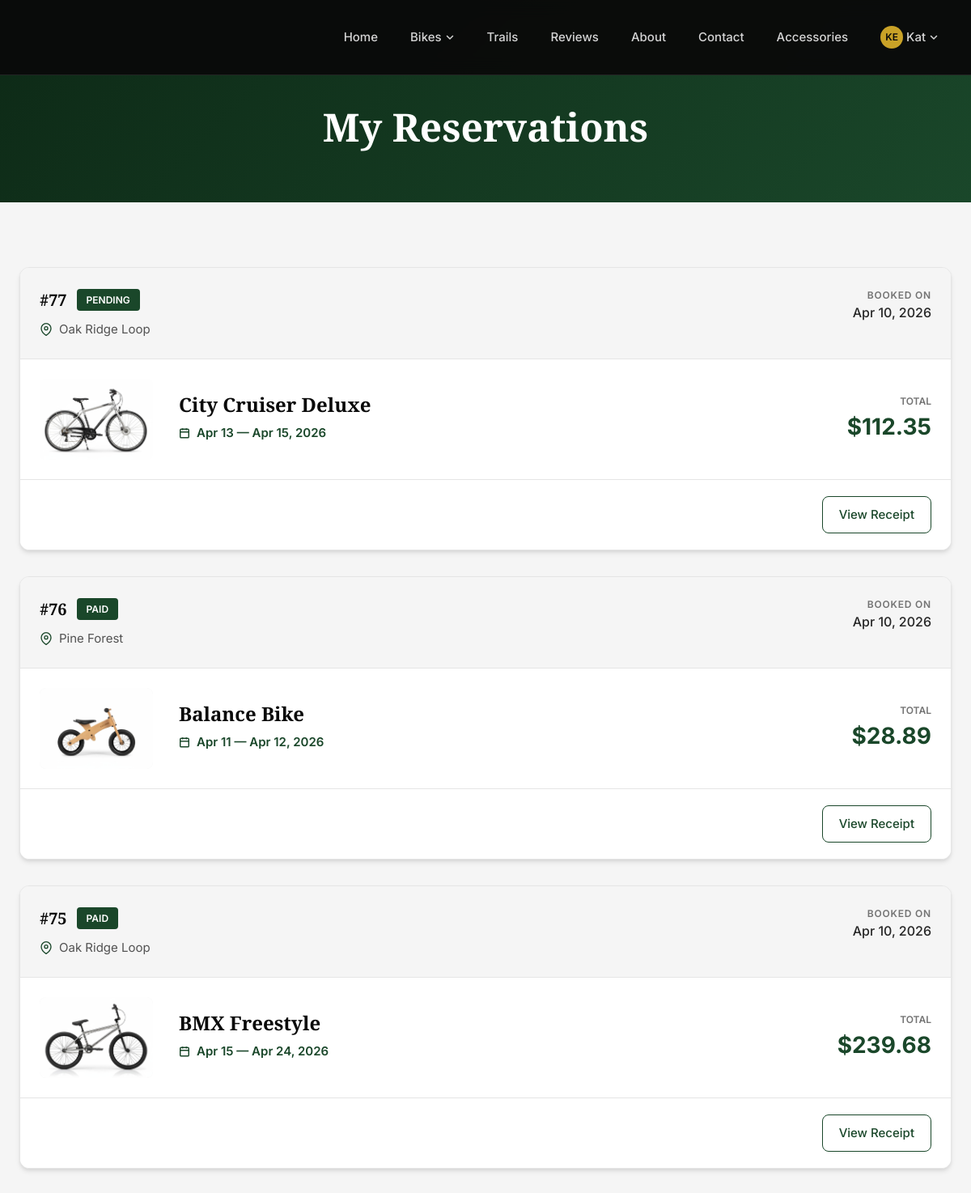
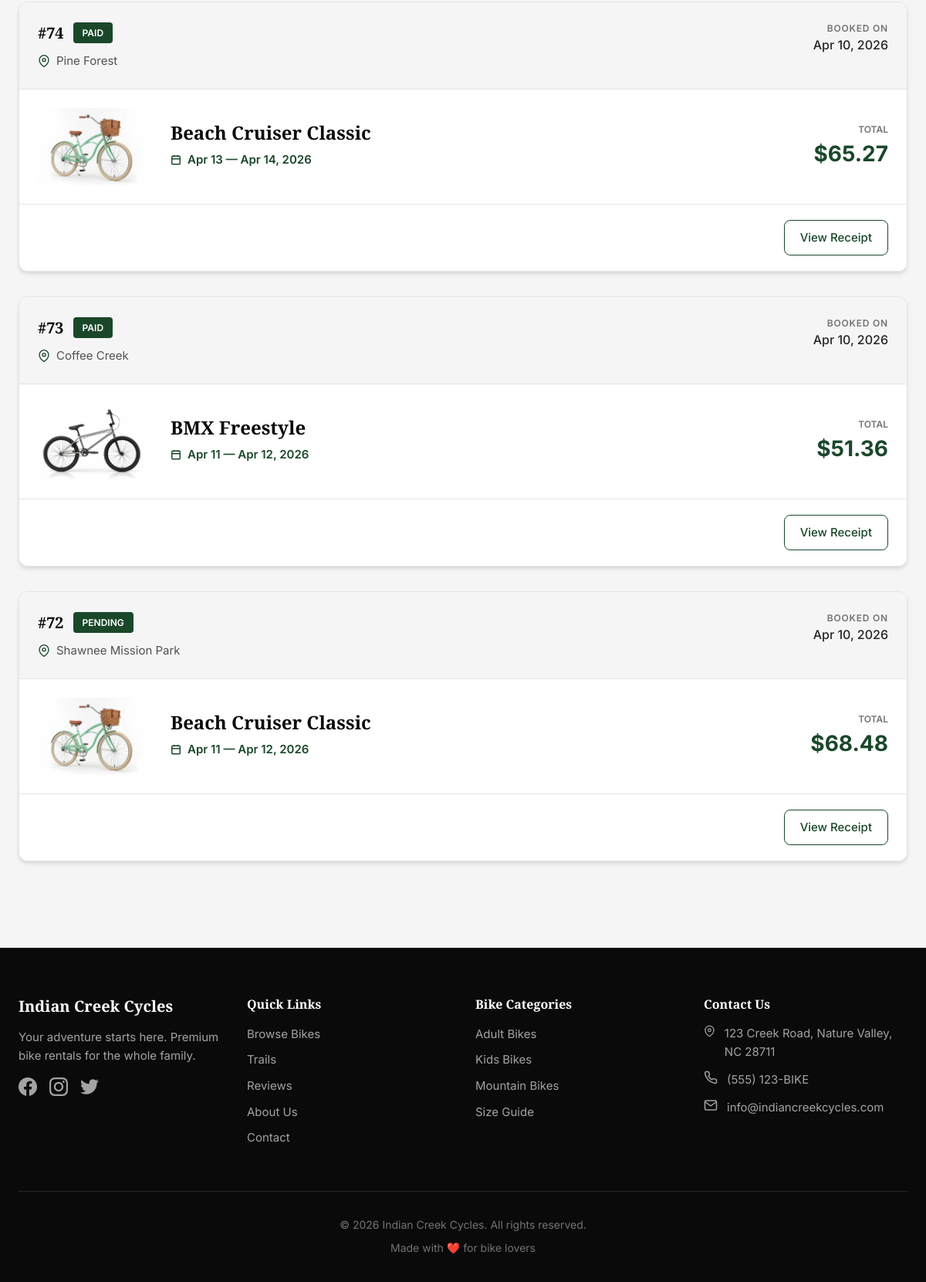
The app's page /reservations/my-reservations/ (signed in), older data (2 pictures, top to bottom).
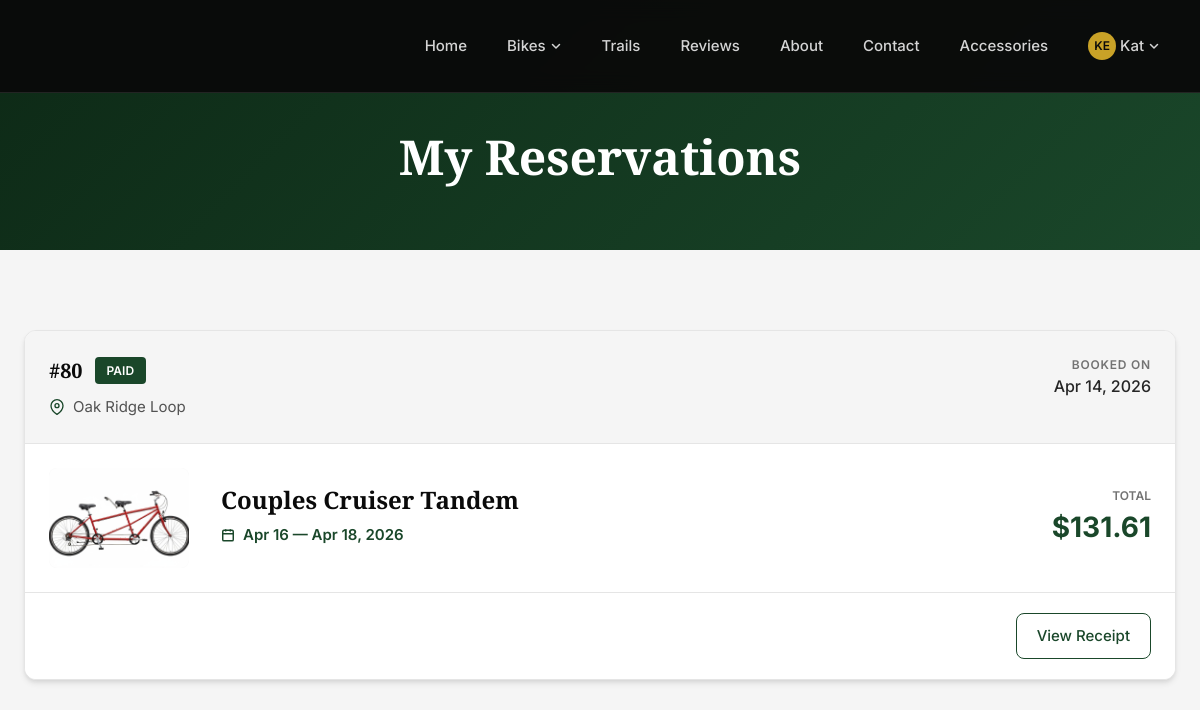
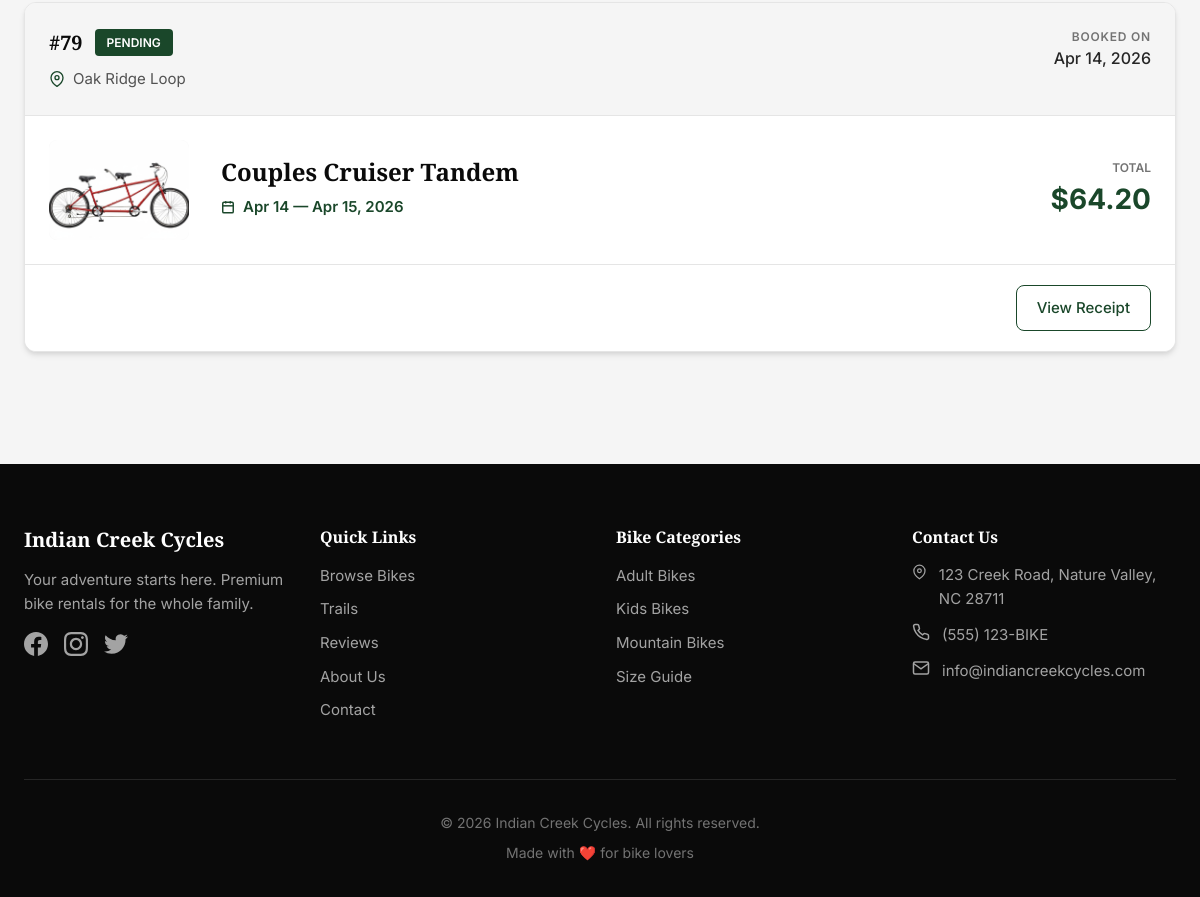
The same page, newer data (2 pictures, top to bottom).
### reservations/models.py (models this page shows, shortened)
class Reservation(models.Model):
    STATUS_CHOICES = [
        ('pending', 'Pending'),
        ('confirmed', 'Confirmed'),
        ('paid', 'Paid'),
        ('active', 'Active'),
        ('completed', 'Completed'),
        ('cancelled', 'Cancelled'),
    ]
    RENTAL_TYPES = [
        ('hourly', 'Hourly'),
        ('daily', 'Daily'),
        ('weekly', 'Weekly'),
    ]
    user = models.ForeignKey(settings.AUTH_USER_MODEL, on_delete=models.CASCADE, related_name='reservations')
    bike = models.ForeignKey(Bike, on_delete=models.CASCADE, related_name='reservations')
    pickup_location = models.ForeignKey(Location, on_delete=models.SET_NULL, null=True, blank=True, related_name='reservations')
    qr_code = models.ImageField(upload_to='qr_codes/', blank=True, null=True)
    unlock_code = models.CharField(max_length=10, blank=True)
    rental_type = models.CharField(max_length=20, choices=RENTAL_TYPES, default='daily')
    rental_date = models.DateField()
    return_date = models.DateField()
    rental_duration = models.PositiveIntegerField(default=1, help_text="Duration in hours or days")
    status = models.CharField(max_length=20, choices=STATUS_CHOICES, default='pending')
    bike_price = models.DecimalField(max_digits=10, decimal_places=2, default=0)
    accessories_price = models.DecimalField(max_digits=10, decimal_places=2, default=0)
    subtotal = models.DecimalField(max_digits=10, decimal_places=2, default=0)
    tax_amount = models.DecimalField(max_digits=10, decimal_places=2, default=0)
    total_price = models.DecimalField(max_digits=10, decimal_places=2, default=0)
    waiver_signed = models.BooleanField(default=False)
    waiver_signed_at = models.DateTimeField(null=True, blank=True)
    created_at = models.DateTimeField(auto_now_add=True)
    updated_at = models.DateTimeField(auto_now=True)
    special_requests = models.TextField(blank=True, null=True)
    class Meta:
        ordering = ['-created_at']
    special_requests = models.TextField(blank=True, null=True, help_text="Customer requests from checkout.")
    admin_notes = models.TextField(blank=True, null=True, help_text="Internal notes for logistics/maintenance staff.")

### locations/models.py (models this page shows, shortened)
class Location(models.Model):
    name = models.CharField(max_length=100)
    station_number = models.IntegerField(default=0)
    address = models.CharField(max_length=255)
    zip_code = models.CharField(max_length=10, blank=True)
    latitude = models.DecimalField(max_digits=9, decimal_places=6)
    longitude = models.DecimalField(max_digits=9, decimal_places=6)
    is_active = models.BooleanField(default=True)
    total_slots = models.PositiveIntegerField(default=10)
    @property
    def free_slots(self):
        """Empty docks available for incoming returns."""
        slots = self.total_slots - self.current_bike_count
        return max(0, slots)
    free_slots.fget.short_description = "Available Slots"

### bikes/models.py (models this page shows, shortened)
class Bike(models.Model):
    BIKE_TYPES = [
        ('adult', 'Adult Bike'),
        ('kids', 'Kids Bike'),
        ('mountain', 'Mountain Bike'),
        ('tandem', 'Tandem Bike'),
    ]
    STATUS_CHOICES = [
        ('maintenance', 'At Dock'),
        ('in_use', 'On Trail'),
        ('available', 'In Shop')
    ]
    name = models.CharField(max_length=200)
    slug = models.SlugField(unique=True)
    serial_number = models.CharField(
        max_length=50,
        unique=True,
        null=True,
        blank=True,
        help_text="Unique ID for this physical unit (e.g., ICC-101)"
    )
    category = models.ForeignKey(
        BikeCategory,
        on_delete=models.CASCADE,
        related_name='bikes'
    )
    bike_type = models.CharField(max_length=20, choices=BIKE_TYPES)
    size = models.ForeignKey(
        BikeSize,
        on_delete=models.SET_NULL,
        null=True,
        blank=True,
        related_name='bikes'
    )
    description = models.TextField()
    features = models.TextField(help_text="List key features, one per line")
    price_per_day = models.DecimalField(max_digits=8, decimal_places=2)
    price_per_hour = models.DecimalField(max_digits=8, decimal_places=2, null=True, blank=True)
    image = models.ImageField(upload_to='bikes/', blank=True, null=True)
    is_available = models.BooleanField(default=True)
    is_maintenance = models.BooleanField(default=False, help_text="Bike is under maintenance")
    maintenance_note = models.TextField(blank=True, help_text="Reason for maintenance")
    location = models.ForeignKey(
        'locations.Location',
        on_delete=models.SET_NULL,
        null=True,
        blank=True,
        related_name='bikes'
    )
    status = models.CharField(
        max_length=20,
        choices=STATUS_CHOICES,
        default='available'
    )
    created_at = models.DateTimeField(auto_now_add=True)
    updated_at = models.DateTimeField(auto_now=True)
    class Meta:
        ordering = ['category', 'name']

### reservations/views.py (the view)
# urls.py: path('my-reservations/', views.my_reservations, name='my_reservations'),
@login_required
def my_reservations(request):
    reservations = Reservation.objects.filter(
        user=request.user
    ).select_related('bike').order_by('-created_at')
    context = {
        'reservations': reservations,
    }
    return render(request, 'reservations/my_reservations.html', context)

### accounts/models.py (called while the page is built)
    def get_initials(self):
        if self.first_name and self.last_name:
            return f"{self.first_name[0]}{self.last_name[0]}".upper()
        return self.username[:2].upper()

### templates/reservations/my_reservations.html (shortened to what the changed rows need)
{% extends 'base.html' %}
{% block content %}
<section class="page-header" style="padding: 8rem 0 3rem; background: linear-gradient(135deg, var(--color-primary-dark) 0%, var(--color-primary) 100%); color: var(--color-white);">
    <div class="container">
        <h1 class="page-title" style="font-family: var(--font-heading); font-weight: 700; color: var(--color-white); margin-bottom: 1rem;">My Reservations</h1>
    </div>
</section>
<section class="section section-alt" style="padding: 5rem 0; background: var(--color-gray-100); min-height: 70vh;">
    <div class="container">
        {% if reservations %}
        <div class="reservations-list">
            {% for reservation in reservations %}
            <div class="reservation-card" style="background: var(--color-white); border-radius: var(--radius-lg); margin-bottom: 2rem; overflow: hidden; box-shadow: var(--shadow-md); border: 1px solid var(--color-gray-200);">
                <div class="reservation-card-header" style="padding: 1.5rem; background: var(--color-gray-100); display: flex; justify-content: space-between; align-items: flex-start; border-bottom: 1px solid var(--color-gray-200);">
                    <div>
                        <div style="margin-bottom: 0.5rem; display: flex; align-items: center; gap: 0.75rem;">
                            <span style="font-family: var(--font-heading); font-weight: 700; font-size: 1.25rem; color: var(--color-black);">#{{ reservation.id }}</span>
                            <span class="bike-badge {% if reservation.status == 'confirmed' %}badge-secondary{% endif %}" style="border-radius: var(--radius-sm);">
                                {{ reservation.get_status_display }}
                            </span>
                        </div>
                        <p style="margin: 0; color: var(--color-gray-600); font-size: 0.9375rem; display: flex; align-items: center;">
                            <svg width="16" height="16" viewBox="0 0 24 24" fill="none" stroke="currentColor" stroke-width="2" style="margin-right: 8px; color: var(--color-primary);">
                                <path d="M21 10c0 7-9 13-9 13s-9-6-9-13a9 9 0 0118 0z"/><circle cx="12" cy="10" r="3"/>
                            </svg>
                            {{ reservation.pickup_location.name|default:"Location TBD" }}
                        </p>
                    </div>
                    <div style="text-align: right;">
                        <span style="display: block; font-size: 0.75rem; color: var(--color-gray-500); text-transform: uppercase; font-weight: 600; letter-spacing: 0.05rem;">Booked On</span>
                        <span style="font-size: 1rem; color: var(--color-gray-800); font-weight: 500;">{{ reservation.created_at|date:"M d, Y" }}</span>
                    </div>
                </div>
                <div class="reservation-card-body" style="padding: 1.5rem; display: flex; align-items: center; gap: 2rem; flex-wrap: wrap;">
                    <div class="reservation-bike-img" style="width: 140px; height: 100px; flex-shrink: 0; border-radius: var(--radius-md); overflow: hidden; background: var(--color-gray-100);">
                        {% if reservation.bike.image %}
                        <img src="{{ reservation.bike.image.url }}" alt="{{ reservation.bike.name }}" style="width: 100%; height: 100%; object-fit: cover;">
                        {% endif %}
                    </div>
                    <div style="flex-grow: 1;">
                        <h4 class="bike-name" style="margin: 0 0 0.5rem 0; font-family: var(--font-heading); font-size: 1.5rem; color: var(--color-black);">{{ reservation.bike.name }}</h4>
                        <div style="display: inline-flex; align-items: center; color: var(--color-primary); font-weight: 600; font-size: 0.9375rem;">
                            {{ reservation.rental_date|date:"M d" }} — {{ reservation.return_date|date:"M d, Y" }}
                        </div>
                    </div>
                    <div style="text-align: right; min-width: 120px;">
                        <span style="font-size: 0.75rem; color: var(--color-gray-500); text-transform: uppercase; display: block; font-weight: 600;">Total</span>
                        <span style="font-size: 1.75rem; font-weight: 700; color: var(--color-primary);">${{ reservation.total_price }}</span>
                    </div>
                </div>
                <div class="reservation-card-footer" style="padding: 1.25rem 1.5rem; background: var(--color-white); border-top: 1px solid var(--color-gray-200); display: flex; justify-content: flex-end; gap: 1rem; align-items: center;">
                    <a href="{% url 'reservation_detail' pk=reservation.id %}" class="btn btn-outline">
                        View Receipt
                    </a>
                </div>
            </div>
            {% endfor %}
        </div>
        {% endif %}
    </div>
</section>
{% endblock %}

Row changes from the older to the newer data that the page shows:
removed Reservation: id "77", status "PENDING", pickup_location.name "Oak Ridge Loop", created_at "Apr 10, 2026", bike.image (picture), bike.name "City Cruiser Deluxe", rental_date "Apr 13", return_date "Apr 15, 2026", total_price "112.35"
removed Reservation: id "76", status "PAID", pickup_location.name "Pine Forest", created_at "Apr 10, 2026", bike.image (picture), bike.name "Balance Bike", rental_date "Apr 11", return_date "Apr 12, 2026", total_price "28.89"
removed Reservation: id "75", status "PAID", pickup_location.name "Oak Ridge Loop", created_at "Apr 10, 2026", bike.image (picture), bike.name "BMX Freestyle", rental_date "Apr 15", return_date "Apr 24, 2026", total_price "239.68"
removed Reservation: id "74", status "PAID", pickup_location.name "Pine Forest", created_at "Apr 10, 2026", bike.image (picture), bike.name "Beach Cruiser Classic", rental_date "Apr 13", return_date "Apr 14, 2026", total_price "65.27"
removed Reservation: id "73", status "PAID", pickup_location.name "Coffee Creek", created_at "Apr 10, 2026", bike.image (picture), bike.name "BMX Freestyle", rental_date "Apr 11", return_date "Apr 12, 2026", total_price "51.36"
removed Reservation: id "72", status "PENDING", pickup_location.name "Shawnee Mission Park", created_at "Apr 10, 2026", bike.image (picture), bike.name "Beach Cruiser Classic", rental_date "Apr 11", return_date "Apr 12, 2026", total_price "68.48"
added Reservation: id "80", status "PAID", pickup_location.name "Oak Ridge Loop", created_at "Apr 14, 2026", bike.image (picture), bike.name "Couples Cruiser Tandem", rental_date "Apr 16", return_date "Apr 18, 2026", total_price "131.61"
added Reservation: id "79", status "PENDING", pickup_location.name "Oak Ridge Loop", created_at "Apr 14, 2026", bike.image (picture), bike.name "Couples Cruiser Tandem", rental_date "Apr 14", return_date "Apr 15, 2026", total_price "64.20"
